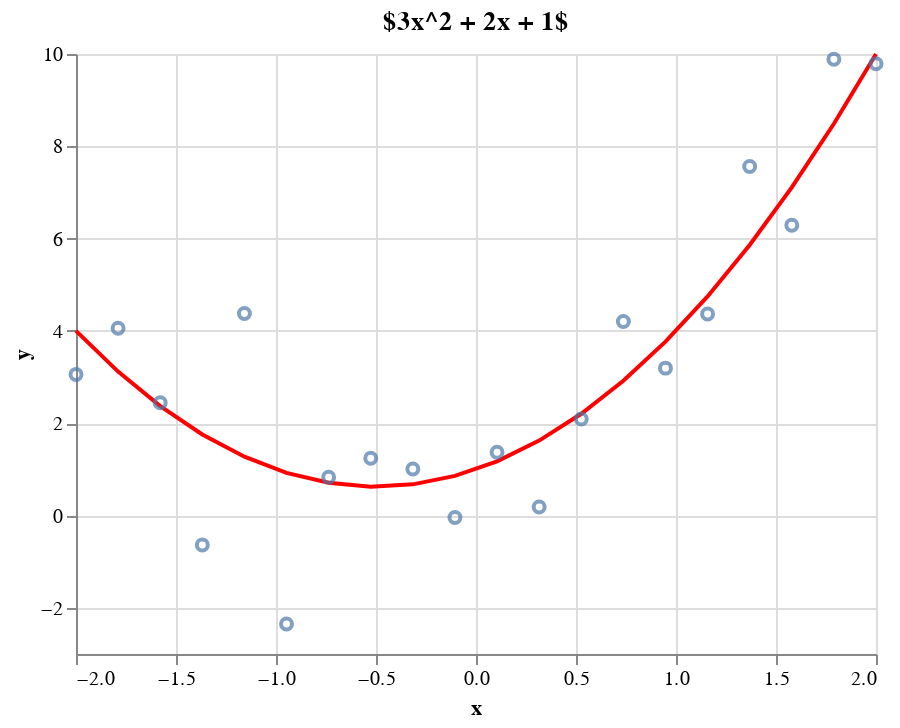

Notebook code cell kept with this figure:
### Markdown cell above
Now if you're reading on quarto, I recognise that you won't be able to play with the plot I've written above so I've re-written a plot function command with Altair so that you can play around with it on the blog.

### Code cell
import pandas as pd
import altair as alt

def plot_altair(a=1.5,b=1.5,c=1.5, title="$3x^2 + 2x + 1$"):
    a, b, c = 1.5, 1.5, 1
    f = mk_quad(a,b,c)
    x = torch.linspace(-2,2,steps=20)
    y = add_noise(f(x),0.3,1.5)
    data = pd.DataFrame({"x":x.numpy(), "y":y.numpy()})
    scatter = alt.Chart(data).mark_point().encode(
        x='x:Q',
        y='y:Q'
    )

    f = mk_quad(a,b,c)

    selector_a =  alt.selection_single(name="selector_a", 
                                    fields=['a'],  
                                    bind=alt.binding_range(min=0, max=3, step=0.1, name='A'),
                                    init={'a': a,}) 
    selector_b = alt.selection_single(name="selector_b",
                                    fields=['b'], 
                                    bind=alt.binding_range(min=0, max=3, step=0.1, name='B'),
                                    init={'b': b})
    # selector_c = alt.selection_single(name="selector_c",
    #                                 fields=['c'], 
    #                                 bind=alt.binding_range(min=0, max=3, step=0.1, name='C'),
    #                                 init={'c': c})


    line = alt.Chart(pd.DataFrame({"x":x.numpy(),"y":1,"c":c})).mark_line(color="red").encode(
        x='x',
        y='y',
    ).transform_calculate(
        y="((selector_a.a*pow(datum.x,2) + selector_b.b*datum.x)) + datum.c").properties(title=title).add_selection(selector_b).add_selection(selector_a)

    return (line + scatter)

plot_altair()

### Figure 1 — Vega-Lite specification as saved in the notebook (floating-point values rounded to 4 significant figures)
{"config": {"view": {"continuousWidth": 400, "continuousHeight": 300}}, "layer": [{"data": {"name": "data-97f91ce4a8bad77bdcc1c78bdda4b9ab"}, "mark": {"type": "line", "color": "red"}, "encoding": {"x": {"field": "x", "type": "quantitative"}, "y": {"field": "y", "type": "quantitative"}}, "selection": {"selector_b": {"type": "single", "fields": ["b"], "bind": {"input": "range", "max": 3, "min": 0, "name": "B", "step": 0.1}, "init": {"b": 1.5}}, "selector_a": {"type": "single", "fields": ["a"], "bind": {"input": "range", "max": 3, "min": 0, "name": "A", "step": 0.1}, "init": {"a": 1.5}}}, "title": "$3x^2 + 2x + 1$", "transform": [{"calculate": "((selector_a.a*pow(datum.x,2) + selector_b.b*datum.x)) + datum.c", "as": "y"}]}, {"data": {"name": "data-d7b32f4e17a7393312b0afb12898efae"}, "mark": "point", "encoding": {"x": {"field": "x", "type": "quantitative"}, "y": {"field": "y", "type": "quantitative"}}}], "$schema": "https://vega.github.io/schema/vega-lite/v4.17.0.json", "datasets": {"data-97f91ce4a8bad77bdcc1c78bdda4b9ab": [{"x": -2.0, "y": 1, "c": 1}, {"x": -1.789, "y": 1, "c": 1}, {"x": -1.579, "y": 1, "c": 1}, {"x": -1.368, "y": 1, "c": 1}, {"x": -1.158, "y": 1, "c": 1}, {"x": -0.9474, "y": 1, "c": 1}, {"x": -0.7368, "y": 1, "c": 1}, {"x": -0.5263, "y": 1, "c": 1}, {"x": -0.3158, "y": 1, "c": 1}, {"x": -0.1053, "y": 1, "c": 1}, {"x": 0.1053, "y": 1, "c": 1}, {"x": 0.3158, "y": 1, "c": 1}, {"x": 0.5263, "y": 1, "c": 1}, {"x": 0.7368, "y": 1, "c": 1}, {"x": 0.9474, "y": 1, "c": 1}, {"x": 1.158, "y": 1, "c": 1}, {"x": 1.368, "y": 1, "c": 1}, {"x": 1.579, "y": 1, "c": 1}, {"x": 1.789, "y": 1, "c": 1}, {"x": 2.0, "y": 1, "c": 1}], "data-d7b32f4e17a7393312b0afb12898efae": [{"x": -2.0, "y": 3.058}, {"x": -1.789, "y": 4.057}, {"x": -1.579, "y": 2.445}, {"x": -1.368, "y": -0.6402}, {"x": -1.158, "y": 4.377}, {"x": -0.9474, "y": -2.349}, {"x": -0.7368, "y": 0.8287}, {"x": -0.5263, "y": 1.24}, {"x": -0.3158, "y": 1.008}, {"x": -0.1053, "y": -0.04164}, {"x": 0.1053, "y": 1.37}, {"x": 0.3158, "y": 0.1845}, {"x": 0.5263, "y": 2.09}, {"x": 0.7368, "y": 4.203}, {"x": 0.9474, "y": 3.194}, {"x": 1.158, "y": 4.367}, {"x": 1.368, "y": 7.561}, {"x": 1.579, "y": 6.289}, {"x": 1.789, "y": 9.885}, {"x": 2.0, "y": 9.789}]}}
